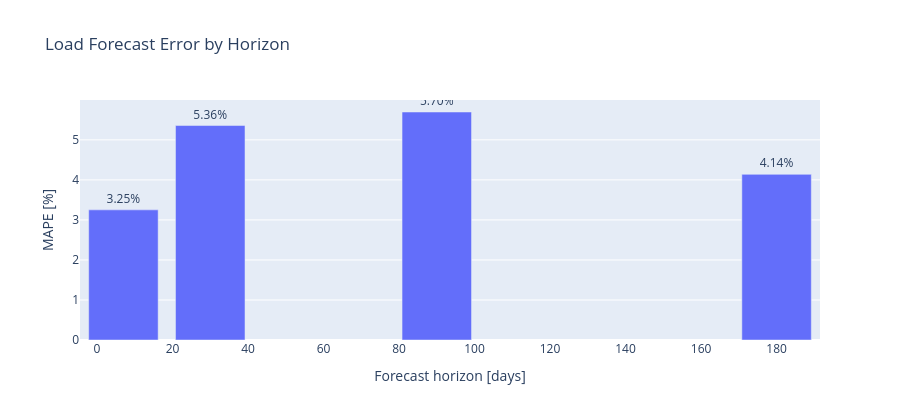

Here is the notebook cell this chart was saved with:
### Code cell
if "horizon_report" in globals() and len(horizon_report) > 0:
    fig_val = go.Figure(
        go.Bar(
            x=horizon_report["horizon_days"],
            y=100 * horizon_report["MAPE"],
            text=(100 * horizon_report["MAPE"]).round(2),
            texttemplate="%{text:.2f}%",
            textposition="outside"
        )
    )
    fig_val.update_layout(
        title="Load Forecast Error by Horizon",
        xaxis_title="Forecast horizon [days]",
        yaxis_title="MAPE [%]",
        height=420
    )
    fig_val.show()
else:
    print("Run the horizon-specific backtest cell in Part A to display this panel.")

### Figure 1 — Plotly figure (JSON) as saved in the notebook; plotly's stock layout.template omitted (floating-point values rounded to 4 significant figures)
{"data": [{"text": [3.25, 5.36, 5.7, 4.14], "textposition": "outside", "texttemplate": "%{text:.2f}%", "type": "bar", "x": [7, 30, 90, 180], "y": [3.251, 5.358, 5.696, 4.139]}], "layout": {"height": 420, "title": {"text": "Load Forecast Error by Horizon"}, "xaxis": {"title": {"text": "Forecast horizon [days]"}}, "yaxis": {"title": {"text": "MAPE [%]"}}}}
